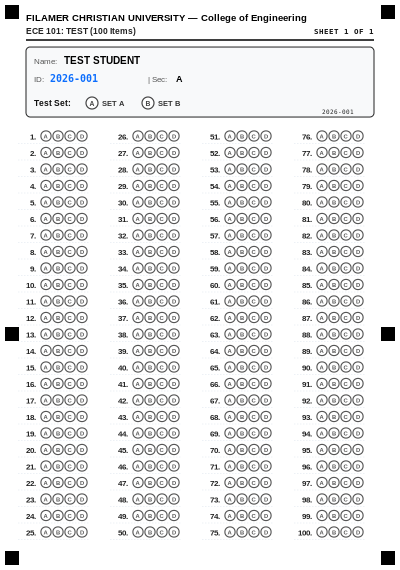
#> input picture tests/assets/sheet_100.png, 400 x 570 px
$ python -i omr_engine.py   (imports and definitions only)   (older library calls are emulated)
#> lines starting #> are read from the running program, lines starting #| are printed output that depends on the picture
import base64
import cv2
import numpy as np

# [23 lines left out: function decode_qr_opencv, not called in this run]

def _encode_preview(gray_img, original=None, source_corners=None, target_corners=None):
    """Produce a sharp proof image using ORIGINAL camera pixels, not the 400px
    image used for grade calculations. This preserves detail after the warp.
    The scoring geometry must remain 400x450/570 for existing answer keys.
    """
    h, w = gray_img.shape
    factor = 3
    if original is not None and source_corners is not None and target_corners is not None:
        dest = np.asarray(target_corners, dtype=np.float32) * factor
        matrix = cv2.getPerspectiveTransform(np.asarray(source_corners, dtype=np.float32), dest)
        proof = cv2.warpPerspective(
            original, matrix, (w * factor, h * factor),
            flags=cv2.INTER_CUBIC, borderMode=cv2.BORDER_CONSTANT, borderValue=255
        )
    else:
        # A source image already at 400px cannot reveal more information.
        # Upsampling here only ensures consistent overlay display sizing.
        proof = cv2.resize(gray_img, (w * factor, h * factor), interpolation=cv2.INTER_CUBIC)
    ok, buf = cv2.imencode('.jpg', proof, [int(cv2.IMWRITE_JPEG_QUALITY), 93])
    if not ok:
        raise ValueError('Could not encode aligned answer-sheet preview.')
    return base64.b64encode(buf).decode('utf-8')


def _ensure_readable(warped):
    """Fail closed on a significantly defocused photo rather than grading
    indistinguishable bubbles. Measured on the 400px canonical OMR grid.
    """
    content = warped[110:min(warped.shape[0] - 25, 425), 25:375]
    if content.size == 0:
        raise ValueError('Photo is too small to grade.')
    sharpness = float(cv2.Laplacian(content, cv2.CV_64F).var())
    if sharpness < 75.0:
        raise ValueError(
            'Captured photo is blurry. Hold the phone still, allow autofocus to '
            'settle, use brighter even lighting, or choose Phone Camera to take '
            'a sharp full-resolution photo. No grade was saved.'
        )


def _fiducials_match(warped, canon_h):
    """Verify the SIX black printed registration marks, not just a quadrilateral."""
    for x in (12, 388):
        for y in (12, 334 if canon_h == 570 else 266, canon_h - 12):
            # Interior square, deliberately clear of anti-aliased outside edges.
            patch = warped[y - 3:y + 4, x - 3:x + 4]
            if patch.size == 0 or float(np.mean(patch)) > 110:
                return False
    return True


def auto_warp_sheet_opencv(gray_img, is_form_100=False):
    """Rectify the printed sheet to its ORIGINAL 400x450 or 400x570 SVG grid.

    The printed corner-mark CENTERS are (12,12), (388,12), (388,H-12),
    (12,H-12). Mapping them to (0,0)...(400,H) moves every answer bubble.
    Never silently resize a photo when the markers were not detected.
    """
#> called with is_form_100 = False
    H, W = gray_img.shape
#> H = 570; W = 400
    canon_w = 400
    canon_h = 570 if is_form_100 else 450

    if W == canon_w and H == canon_h and _fiducials_match(gray_img, canon_h):
        _ensure_readable(gray_img)
        return gray_img, _encode_preview(gray_img)

    min_lum = float(np.percentile(gray_img, 2))
#> min_lum = 85
    max_lum = float(np.percentile(gray_img, 98))
#> max_lum = 255
    if max_lum - min_lum < 30:
        raise ValueError("Image lacks contrast. Use even lighting and a sharp photo.")

    dst_pts = np.array([
        [12, 12],
        [388, 12],
        [388, canon_h - 12],
        [12, canon_h - 12],
    ], dtype=np.float32)

    for factor in (0.25, 0.32, 0.40, 0.48):
        thresh_val = int(min_lum + (max_lum - min_lum) * factor)
        _, binary = cv2.threshold(gray_img, thresh_val, 255, cv2.THRESH_BINARY_INV)
        num_labels, _, stats, centroids = cv2.connectedComponentsWithStats(binary)

        candidates = []
        min_s = max(5, int(min(W, H) * 0.006))
        max_s = max(35, int(min(W, H) * 0.08))
        for i in range(1, num_labels):
            x, y, bw, bh, area = stats[i]
            if not (min_s <= bw <= max_s and min_s <= bh <= max_s):
                continue
            if not (0.67 <= bw / float(bh) <= 1.48):
                continue
            if area / float(bw * bh) < 0.68:
                continue
            cx, cy = centroids[i]
            candidates.append({'x': float(cx), 'y': float(cy)})

        tl_list = [c for c in candidates if c['x'] < W * 0.45 and c['y'] < H * 0.45]
        tr_list = [c for c in candidates if c['x'] > W * 0.55 and c['y'] < H * 0.45]
        bl_list = [c for c in candidates if c['x'] < W * 0.45 and c['y'] > H * 0.55]
        br_list = [c for c in candidates if c['x'] > W * 0.55 and c['y'] > H * 0.55]
        if not all([tl_list, tr_list, bl_list, br_list]):
            continue

        # Sort extremes, then test combinations. A nearby printed character
        # must not override a registration marker just because it is darker.
        tl_candidates = sorted(tl_list, key=lambda c: c['x'] + c['y'])[:4]
        tr_candidates = sorted(tr_list, key=lambda c: c['y'] - c['x'])[:4]
        bl_candidates = sorted(bl_list, key=lambda c: c['x'] - c['y'])[:4]
        br_candidates = sorted(br_list, key=lambda c: -c['x'] - c['y'])[:4]

        for tl in tl_candidates:
            for tr in tr_candidates:
                for bl in bl_candidates:
                    for br in br_candidates:
                        top_w = float(np.hypot(tr['x'] - tl['x'], tr['y'] - tl['y']))
                        bot_w = float(np.hypot(br['x'] - bl['x'], br['y'] - bl['y']))
                        left_h = float(np.hypot(bl['x'] - tl['x'], bl['y'] - tl['y']))
                        right_h = float(np.hypot(br['x'] - tr['x'], br['y'] - tr['y']))
                        if min(top_w, bot_w) < W * 0.12 or min(left_h, right_h) < H * 0.24:
                            continue
                        if abs(top_w - bot_w) / max(top_w, bot_w) > 0.34:
                            continue
                        if abs(left_h - right_h) / max(left_h, right_h) > 0.34:
                            continue

                        shape_ratio = (top_w + bot_w) / max(1.0, left_h + right_h)
                        expected_ratio = canon_w / canon_h
                        if not (expected_ratio * 0.5 <= shape_ratio <= expected_ratio * 1.65):
                            continue

                        src_pts = np.array([
                            [tl['x'], tl['y']], [tr['x'], tr['y']],
                            [br['x'], br['y']], [bl['x'], bl['y']]
                        ], dtype=np.float32)
                        matrix = cv2.getPerspectiveTransform(src_pts, dst_pts)
                        warped = cv2.warpPerspective(
                            gray_img, matrix, (canon_w, canon_h), borderValue=255
                        )
                        if _fiducials_match(warped, canon_h):
                            _ensure_readable(warped)
                            return warped, _encode_preview(
                                warped, original=gray_img,
                                source_corners=src_pts, target_corners=dst_pts
                            )
#> this loop made 1 pass
#> (thresh_val, num_labels) on pass 1: (127, 2954)
#> pass 1, in auto_warp_sheet_opencv, `_, binary = cv2.threshold(gray_img, thresh_val, 255, cv2.THRESH_BINARY..`:
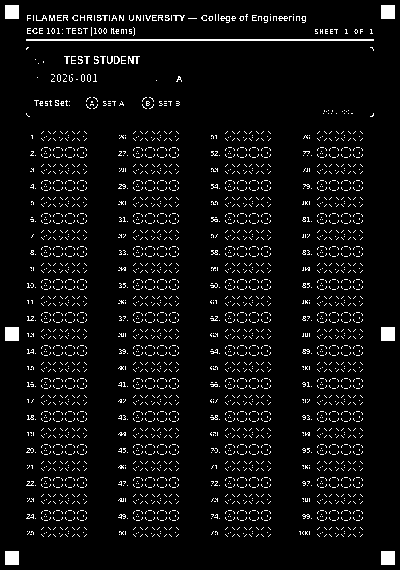
#> binary: shape (570, 400); 5.3% white in thin lines or dots
#> pass 1, in _encode_preview, `proof = cv2.warpPerspective( original, matrix, (w * factor, h * factor..`:
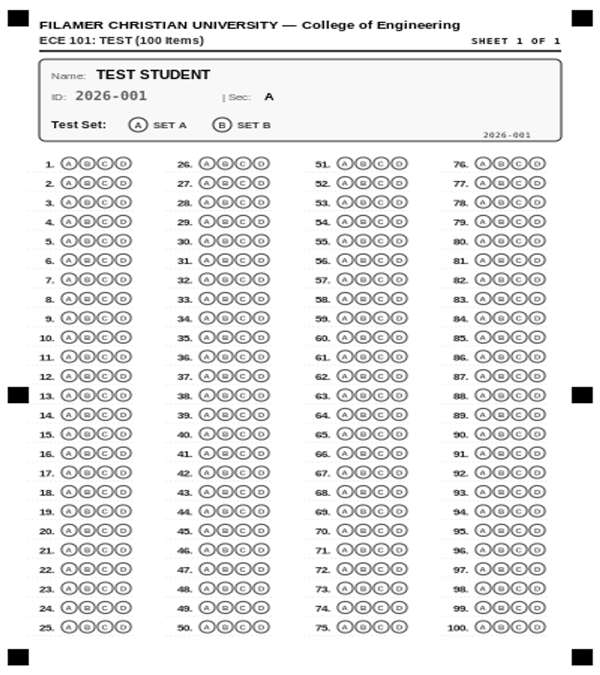
#> proof: shape (1350, 1200) (shown at 1/2 size); min 0, max 255, mean 233.5
#> after the loop:
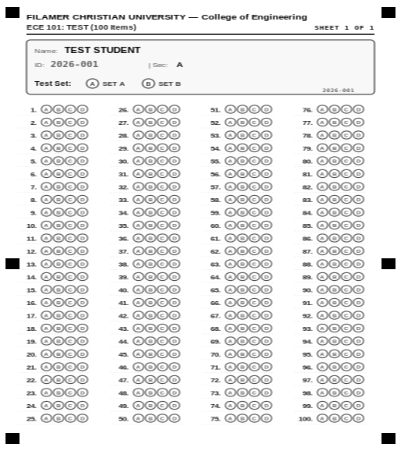
#> warped: shape (450, 400); min 0, max 255, mean 234.5

    raise ValueError(
        "Could not align answer sheet. Ensure all six black registration "
        "squares are visible, the entire sheet is in frame, and lighting is even."
    )

# [223 lines left out: functions detect_shaded_test_set, mark_review_reason, grade_sheet_opencv, not called in this run]

>>> import cv2
>>> picture = cv2.imread('../tests/assets/sheet_100.png', cv2.IMREAD_GRAYSCALE)
>>> result = auto_warp_sheet_opencv(picture)

$ run again, on tests/assets/sheet_50.png
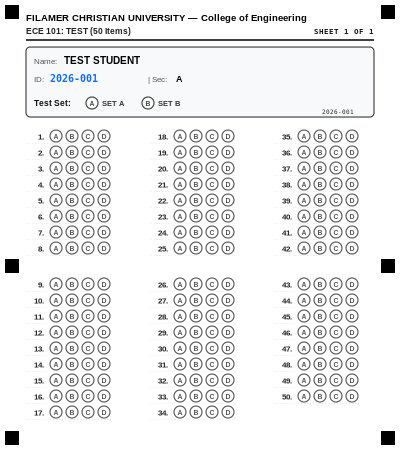
#> input picture tests/assets/sheet_50.png, 400 x 450 px
#> in _ensure_readable, `content = warped[110:min(warped.shape[0] - 25, 425), 25:375]`:
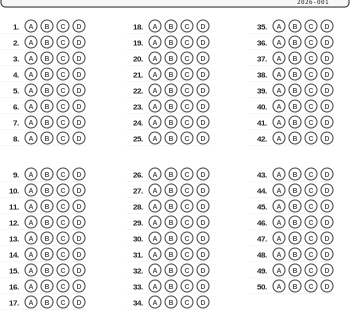
#> content: shape (315, 350); min 34, max 255, mean 234.9
#> sharpness = 12111.7
#> in _encode_preview, `proof = cv2.resize(gray_img, (w * factor, h * factor), interpolation=c..`:
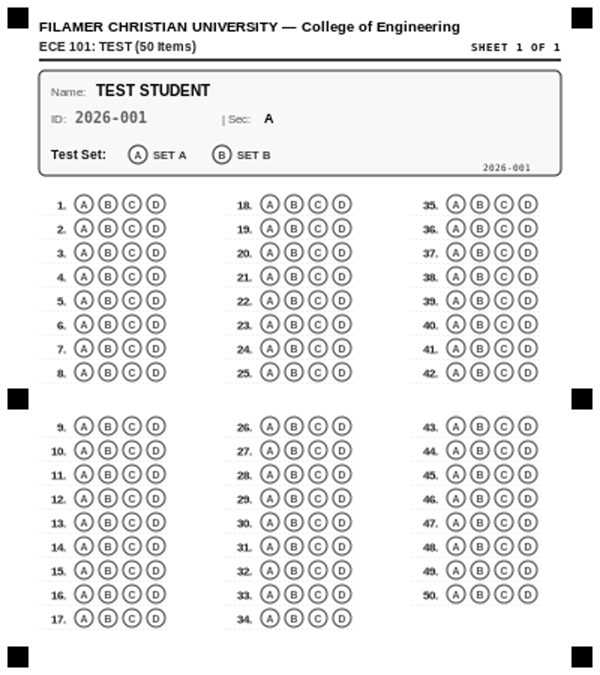
#> proof: shape (1350, 1200) (shown at 1/2 size); min 0, max 255, mean 235.8
